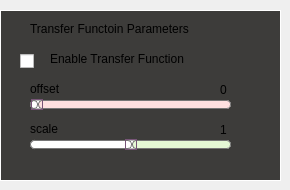
    <widget class="QWidget" name="tab_2">
     <attribute name="title">
      <string>Transfer Function</string>
     </attribute>
     <widget class="QWidget" name="transfer_widget" native="true">
      <property name="geometry">
       <rect>
        <x>0</x>
        <y>10</y>
        <width>281</width>
        <height>171</height>
       </rect>
      </property>
      <property name="minimumSize">
       <size>
        <width>251</width>
        <height>119</height>
       </size>
      </property>
      <property name="styleSheet">
       <string notr="true">

#transfer_widget
{
background:#3D3C3A;
    border-width: 1px;
    border-style:   solid;
	border-color: rgb(255, 255, 255);
}
</string>
      </property>
      <widget class="QLabel" name="xRotationLabel_2">
       <property name="geometry">
        <rect>
         <x>30</x>
         <y>70</y>
         <width>67</width>
         <height>17</height>
        </rect>
       </property>
       <property name="styleSheet">
        <string notr="true"/>
       </property>
       <property name="text">
        <string>offset</string>
       </property>
      </widget>
      <widget class="QSlider" name="offsetSlider">
       <property name="geometry">
        <rect>
         <x>30</x>
         <y>80</y>
         <width>201</width>
         <height>29</height>
        </rect>
       </property>
       <property name="styleSheet">
        <string notr="true">QSlider::groove:horizontal {
border: 1px solid #bbb;
background: white;
height: 7px;
border-radius: 4px;
}

QSlider::sub-page:horizontal {
background: qlineargradient(x1: 0, y1: 0,    x2: 0, y2: 1,
stop: 0 #E77471, stop: 1 #5B2527);
background: qlineargradient(x1: 0, y1: 0.2, x2: 1, y2: 1,
stop: 0 #E77471, stop: 1 #5B2527);
border: 1px solid #777;
height: 10px;
border-radius: 4px;
}

QSlider::add-page:horizontal {
background-color: rgb(254, 224, 224);
border: 1px solid #777;
height: 10px;
border-radius: 4px;
}

QSlider::handle:horizontal {
background: qlineargradient(x1:0, y1:0, x2:1, y2:1,
    stop:0 #eee, stop:1 #ccc);
border: 1px solid #757;
width: 10px;
height: 10px;
margin-top: -2px;
margin-bottom: -2px;
border-radius: 20px;
}

QSlider::handle:horizontal:hover {
background: qlineargradient(x1:0, y1:0, x2:1, y2:1,
    stop:0 #fff, stop:1 #ddd);
border: 1px solid #444;
border-radius: 4px;
}

QSlider::sub-page:horizontal:disabled {
background: #bbb;
border-color: #999;
}

QSlider::add-page:horizontal:disabled {
background: #eee;
border-color: #999;
}

QSlider::handle:horizontal:disabled {
background: #eee;
border: 1px solid #aaa;
border-radius: 4px;
}</string>
       </property>
       <property name="minimum">
        <number>0</number>
       </property>
       <property name="maximum">
        <number>50</number>
       </property>
       <property name="value">
        <number>0</number>
       </property>
       <property name="orientation">
        <enum>Qt::Horizontal</enum>
       </property>
      </widget>
      <widget class="QLabel" name="scaleValue">
       <property name="geometry">
        <rect>
         <x>220</x>
         <y>110</y>
         <width>41</width>
         <height>20</height>
        </rect>
       </property>
       <property name="text">
        <string>1</string>
       </property>
      </widget>
      <widget class="QLabel" name="yRotationLabel_10">
       <property name="geometry">
        <rect>
         <x>30</x>
         <y>110</y>
         <width>67</width>
         <height>17</height>
        </rect>
       </property>
       <property name="styleSheet">
        <string notr="true"/>
       </property>
       <property name="text">
        <string>scale</string>
       </property>
      </widget>
      <widget class="QSlider" name="scaleSlider">
       <property name="geometry">
        <rect>
         <x>30</x>
         <y>120</y>
         <width>201</width>
         <height>29</height>
        </rect>
       </property>
       <property name="styleSheet">
        <string notr="true">QSlider::groove:horizontal {
border: 1px solid #bbb;
background: white;
height: 7px;
border-radius: 4px;
}

QSlider::sub-page:horizontal {
background: qlineargradient(x1: 0, y1: 0,    x2: 0, y2: 1,
stop: 0 #99C68E, stop: 1 #254117);
background: qlineargradient(x1: 0, y1: 0.2, x2: 1, y2: 1,
stop: 0 #99C68E, stop: 1 #254117);
border: 1px solid #777;
height: 10px;
border-radius: 4px;
}

QSlider::add-page:horizontal {
background-color: rgb(229, 248, 213);
border: 1px solid #777;
height: 10px;
border-radius: 4px;
}

QSlider::handle:horizontal {
background: qlineargradient(x1:0, y1:0, x2:1, y2:1,
    stop:0 #eee, stop:1 #ccc);
border: 1px solid #757;
width: 10px;
height: 10px;
margin-top: -2px;
margin-bottom: -2px;
border-radius: 20px;
}

QSlider::handle:horizontal:hover {
background: qlineargradient(x1:0, y1:0, x2:1, y2:1,
stop:0 #fff, stop:1 #ddd);
border: 1px solid #444;
border-radius: 4px;
}

QSlider::sub-page:horizontal:disabled {
background: #bbb;
border-color: #999;
}

QSlider::add-page:horizontal:disabled {
background: #eee;
border-color: #999;
}

QSlider::handle:horizontal:disabled {
background: #eee;
border: 1px solid #aaa;
border-radius: 4px;
}</string>
       </property>
       <property name="minimum">
        <number>-100</number>
       </property>
       <property name="maximum">
        <number>100</number>
       </property>
       <property name="value">
        <number>0</number>
       </property>
       <property name="orientation">
        <enum>Qt::Horizontal</enum>
       </property>
      </widget>
      <widget class="QLabel" name="label_16">
       <property name="geometry">
        <rect>
         <x>30</x>
         <y>10</y>
         <width>211</width>
         <height>17</height>
        </rect>
       </property>
       <property name="styleSheet">
        <string notr="true"/>
       </property>
       <property name="text">
        <string>Transfer Functoin Parameters</string>
       </property>
      </widget>
      <widget class="QCheckBox" name="transferFunctionCheckBox">
       <property name="geometry">
        <rect>
         <x>20</x>
         <y>40</y>
         <width>21</width>
         <height>22</height>
        </rect>
       </property>
       <property name="focusPolicy">
        <enum>Qt::NoFocus</enum>
       </property>
       <property name="contextMenuPolicy">
        <enum>Qt::DefaultContextMenu</enum>
       </property>
       <property name="autoFillBackground">
        <bool>false</bool>
       </property>
       <property name="text">
        <string/>
       </property>
      </widget>
      <widget class="QLabel" name="xRotationLabel_5">
       <property name="geometry">
        <rect>
         <x>50</x>
         <y>40</y>
         <width>181</width>
         <height>17</height>
        </rect>
       </property>
       <property name="styleSheet">
        <string notr="true"/>
       </property>
       <property name="text">
        <string>Enable Transfer Function</string>
       </property>
      </widget>
      <widget class="QLabel" name="offsetValue">
       <property name="geometry">
        <rect>
         <x>220</x>
         <y>70</y>
         <width>41</width>
         <height>20</height>
        </rect>
       </property>
       <property name="text">
        <string>0</string>
       </property>
      </widget>
     </widget>
    </widget>
